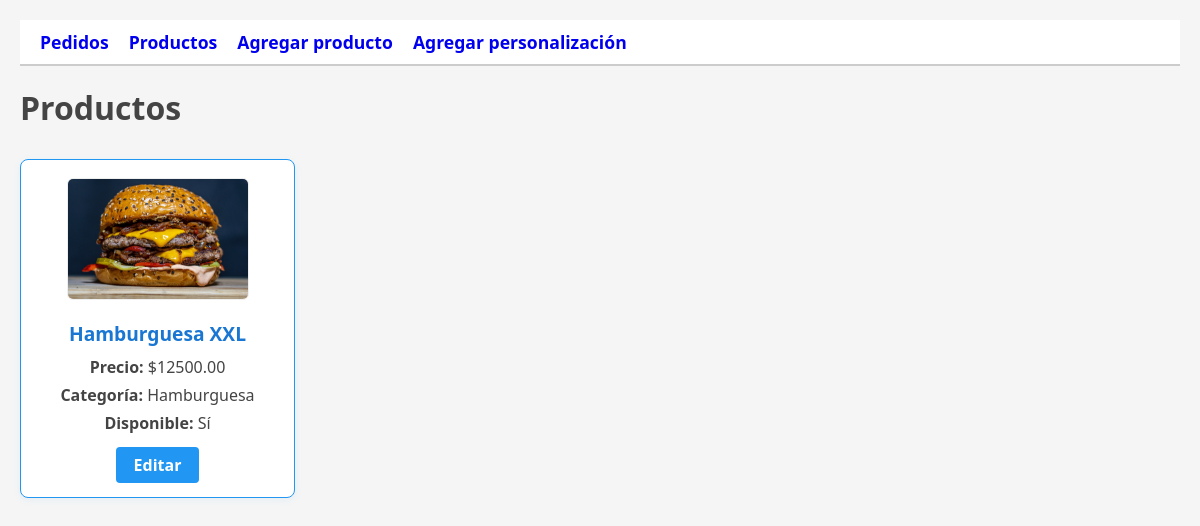
The app's page /panel/productos/, older data.
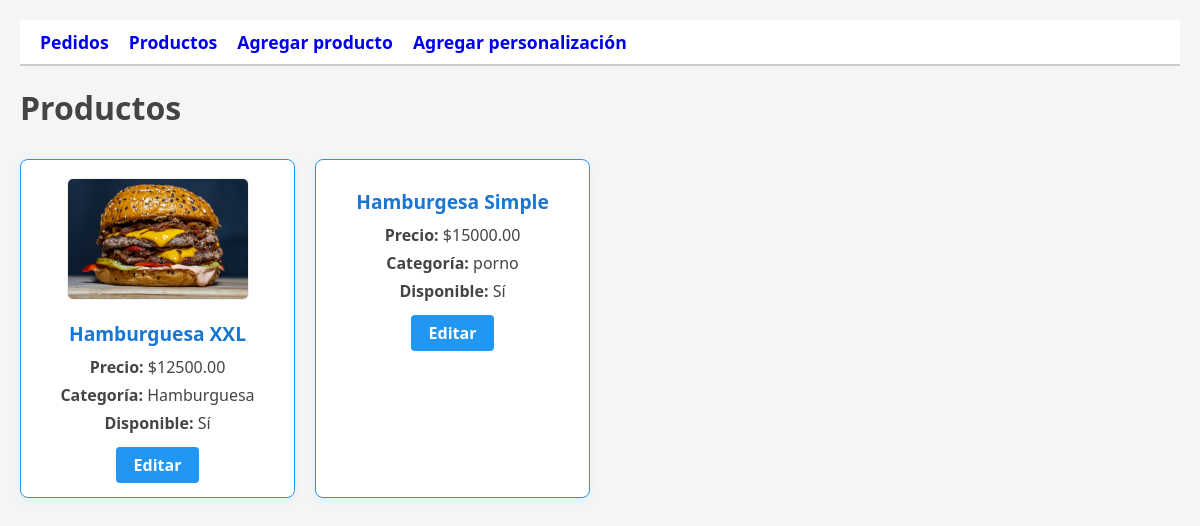
The same page, newer data.
### mi_app/models.py (models this page shows, shortened)
class Producto(models.Model):
    nombre = models.CharField(max_length=100)
    descripcion = models.TextField(blank=True)
    precio = models.DecimalField(max_digits=8, decimal_places=2)
    categoria = models.CharField(max_length=50)
    disponible = models.BooleanField(default=True)
    personalizable = models.BooleanField(default=False)
    campos_personalizacion = models.ManyToManyField('PersonalizacionCampo', blank=True, related_name='productos')
    imagen = models.ImageField(upload_to='productos/', blank=True, null=True)  # 👈 campo nuevo

### mi_app/views.py (the view)
# urls.py: path('panel/productos/', views.productos_admin, name='productos_admin'),
def productos_admin(request):
    productos = Producto.objects.all()
    return render(request, 'admin/productos_admin.html', {'productos': productos})

### mi_app/templates/admin/productos_admin.html (shortened to what this page needs)
{% load static %}
<link rel="stylesheet" href="{% static 'css/admin_panel.css' %}">
<nav class="admin-menu">
  <a href="{% url 'pedidos_admin' %}">Pedidos</a>
  <a href="{% url 'productos_admin' %}">Productos</a>
  <a href="{% url 'agregar_producto_admin' %}">Agregar producto</a>
  <a href="{% url 'agregar_personalizacion_admin' %}">Agregar personalización</a>
</nav>
<h1>Productos</h1>
<div class="productos-grid">
  {% for producto in productos %}
    <div class="producto-card">
      {% if producto.imagen %}
        <img src="{{ producto.imagen.url }}" alt="{{ producto.nombre }}" class="producto-img">
      {% endif %}
      <h2>{{ producto.nombre }}</h2>
      <p><strong>Precio:</strong> ${{ producto.precio }}</p>
      <p><strong>Categoría:</strong> {{ producto.categoria }}</p>
      <p><strong>Disponible:</strong> {{ producto.disponible|yesno:"Sí,No" }}</p>
      <a href="{% url 'editar_producto_admin' producto.pk %}" class="editar-btn">Editar</a>
    </div>
  {% empty %}
    <p>No hay productos cargados.</p>
  {% endfor %}
</div>

### mi_app/static/css/admin_panel.css (style rules this page uses)
h1 { margin-top: 20px; font-size: 2rem; color: #444; }
.admin-menu { background-color: #ffffff; padding: 10px 20px; border-bottom: 2px solid #ccc; margin-bottom: 20px; display: flex; gap: 20px; }
.admin-menu a { text-decoration: none; font-weight: bold; font-size: 1.1rem; }

### mi_app/templates/admin/productos_admin.html (style rules this page uses)
.productos-grid { display: grid; grid-template-columns: repeat(auto-fill, minmax(260px, 1fr)); gap: 20px; margin-top: 30px; }
.producto-card { background: #fff; border-radius: 8px; box-shadow: 0 2px 8px rgba(33,150,243,0.07); padding: 18px 18px 14px 18px; display: flex; flex-direction: column; align-items: center; border: 1.5px solid #2196f3; }
.producto-img { width: 100%; max-width: 180px; height: 120px; object-fit: cover; border-radius: 6px; margin-bottom: 10px; border: 1px solid #eee; }
.producto-card h2 { font-size: 1.2em; margin: 10px 0 6px 0; color: #1976d2; text-align: center; }
.producto-card p { margin: 3px 0; font-size: 1em; color: #444; }
.editar-btn { margin-top: 10px; background: #2196f3; color: #fff; padding: 7px 18px; border-radius: 4px; text-decoration: none; font-weight: bold; transition: background 0.2s; }

Row changes from the older to the newer data that the page shows:
added Producto: nombre "Hamburgesa Simple", precio "15000.00", categoria "porno", disponible "Sí"
